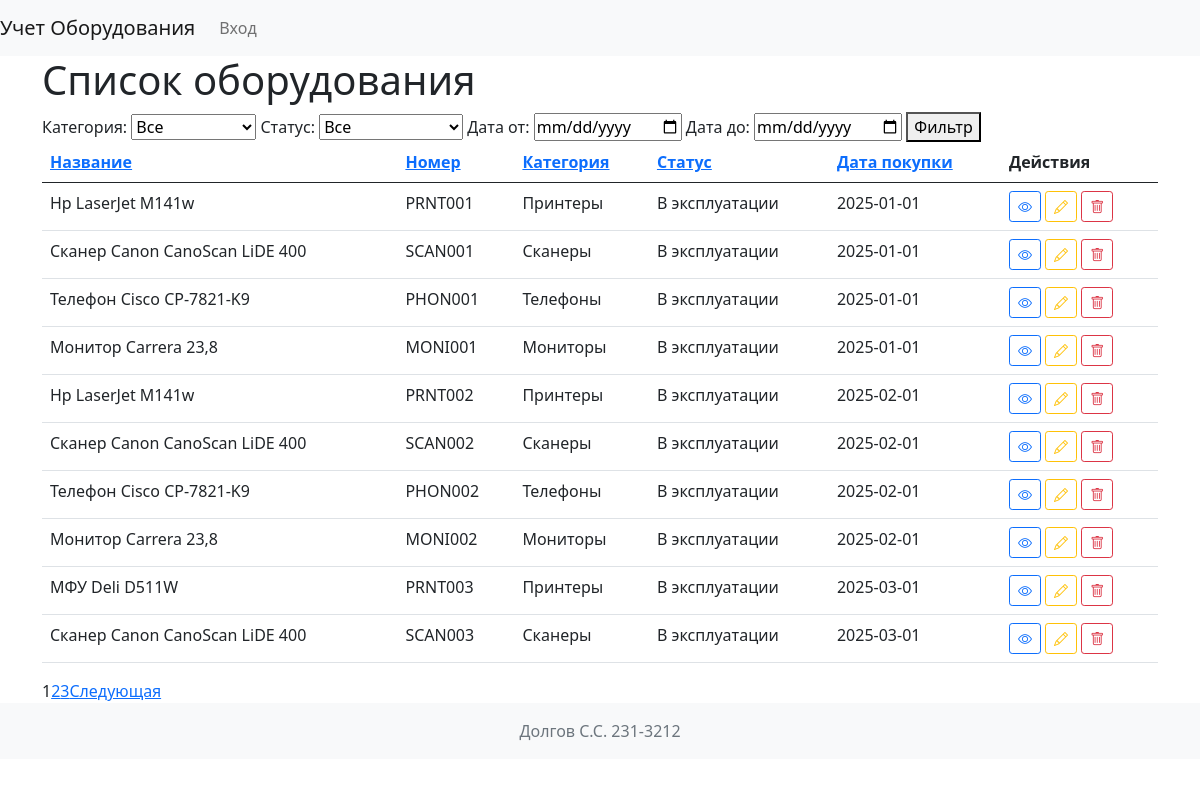
Page /?page=1&sort_by=inventory_number&sort_order=asc on the committed database.
### models.py (models this page shows, shortened)
class Equipment(db.Model):
    id = db.Column(db.Integer, primary_key=True)
    name = db.Column(db.String(255), nullable=False)
    inventory_number = db.Column(db.String(50), unique=True, nullable=False)
    category_id = db.Column(db.Integer, db.ForeignKey('category.id'), nullable=False)
    category = relationship("Category", backref="equipment")
    purchase_date = db.Column(db.Date, nullable=False)
    cost = db.Column(db.Numeric(10, 2), nullable=False)
    status = db.Column(Enum('В эксплуатации', 'На ремонте', 'Списано', name='equipment_status'), nullable=False)
    photo_id = db.Column(db.Integer, db.ForeignKey('photo.id'), nullable=True)
    photo = relationship("Photo", backref="equipment")
    created_at = db.Column(DateTime, default=datetime.utcnow)
    responsible_persons = relationship("Person", secondary="equipment_person", back_populates="equipment")

class Category(db.Model):
    id = db.Column(db.Integer, primary_key=True)
    name = db.Column(db.String(100), nullable=False)
    description = db.Column(db.Text)

### app.py (the view)
@app.route('/')
def index():
    page = request.args.get('page', 1, type=int)
    sort_by = request.args.get('sort_by', 'purchase_date', type=str)
    sort_order = request.args.get('sort_order', 'desc', type=str)  # от я до а
    category_filter = request.args.get('category', None, type=int)
    status_filter = request.args.get('status', None, type=str)
    date_from = request.args.get('date_from', None, type=str)
    date_to = request.args.get('date_to', None, type=str)
    per_page = 10
    query = Equipment.query
    if category_filter:
        query = query.filter(Equipment.category_id == category_filter)
    if status_filter:
        query = query.filter(Equipment.status == status_filter)
    if date_from:
        date_from_dt = datetime.strptime(date_from, '%Y-%m-%d')
        query = query.filter(Equipment.purchase_date >= date_from_dt)
    if date_to:
        date_to_dt = datetime.strptime(date_to, '%Y-%m-%d')
        query = query.filter(Equipment.purchase_date <= date_to_dt)
    if sort_by == 'category':
        sort_column = Equipment.category.has(name=Category.name)
    elif sort_by == 'status':
        sort_column = Equipment.status
    elif sort_by == 'purchase_date':
        sort_column = Equipment.purchase_date
    else:
        sort_column = Equipment.purchase_date
    if sort_order == 'asc':
        query = query.order_by(sort_column.asc())
    else:
        query = query.order_by(sort_column.desc())
    pagination = query.paginate(page=page, per_page=per_page, error_out=False)
    equipments = pagination.items
    categories = Category.query.all()
    statuses = ['В эксплуатации', 'На ремонте', 'Списано']
    return render_template('index.html',
                           equipments=equipments,
                           pagination=pagination,
                           categories=categories,
                           statuses=statuses,
                           sort_by=sort_by,
                           sort_order=sort_order,
                           category_filter=category_filter,
                           status_filter=status_filter,
                           date_from=date_from,
                           date_to=date_to
                           )

### templates/index.html (shortened to what this page needs)
{% extends 'base.html' %}
{% block content %}
    <h1>Список оборудования</h1>
    <form method="GET" action="/">
        <label for="category">Категория:</label>
        <select name="category" id="category">
            <option value="">Все</option>
        </select>
        <label for="status">Статус:</label>
        <select name="status" id="status">
            <option value="">Все</option>
        </select>
        <label for="date_from">Дата от:</label>
        <input type="date" name="date_from" id="date_from" value="{{ date_from }}">
        <label for="date_to">Дата до:</label>
        <input type="date" name="date_to" id="date_to" value="{{ date_to }}">
        <button type="submit">Фильтр</button>
    </form>
    <table class="table">
        <thead>
            <tr>
                <th><a href="?page={{ pagination.page }}&sort_by=name&sort_order={% if sort_by == 'name' and sort_order == 'asc' %}desc{% else %}asc{% endif %}">Название</a></th>
                <th><a href="?page={{ pagination.page }}&sort_by=inventory_number&sort_order={% if sort_by == 'inventory_number' and sort_order == 'asc' %}desc{% else %}asc{% endif %}">Номер</a></th>
                <th><a href="?page={{ pagination.page }}&sort_by=category&sort_order={% if sort_by == 'category' and sort_order == 'asc' %}desc{% else %}asc{% endif %}">Категория</a></th>
                <th><a href="?page={{ pagination.page }}&sort_by=status&sort_order={% if sort_by == 'status' and sort_order == 'asc' %}desc{% else %}asc{% endif %}">Статус</a></th>
                <th><a href="?page={{ pagination.page }}&sort_by=purchase_date&sort_order={% if sort_by == 'purchase_date' and sort_order == 'asc' %}desc{% else %}asc{% endif %}">Дата покупки</a></th>
                <th>Действия</th>
            </tr>
        </thead>
        <tbody>
            {% for equipment in equipments %}
                <tr>
                    <td>{{ equipment.name }}</td>
                    <td>{{ equipment.inventory_number }}</td>
                    <td>{{ equipment.category.name }}</td>
                    <td>{{ equipment.status }}</td>
                    <td>{{ equipment.purchase_date.strftime('%Y-%m-%d') }}</td>
                    <td>
                        <a href="{{ url_for('equipment_detail', equipment_id=equipment.id) }}" class="btn btn-outline-primary btn-sm" title="Просмотр">
                            <i class="bi bi-eye"></i>
                        </a>
                        {% if current_user.is_authenticated and current_user.role.name == 'admin' or 'tech' %}
                            <a href="{{ url_for('edit_equipment', id=equipment.id) }}" class="btn btn-outline-warning btn-sm" title="Редактировать">
                                <i class="bi bi-pencil"></i>
                            </a>
                            <button type="button" class="btn btn-outline-danger btn-sm" data-bs-toggle="modal" data-bs-target="#deleteModal{{ equipment.id }}" title="Удалить">
                                <i class="bi bi-trash"></i>
                            </button>
                        {% endif %}
                    </td>
                </tr>
            {% endfor %}
        </tbody>
    </table>
    {% if pagination.total > pagination.per_page %}
        <div class="pagination">
            {% for page_num in pagination.iter_pages(left_edge=2, right_edge=2, left_current=2, right_current=2) %}
                {% if page_num %}
                    {% if pagination.page == page_num %}
                        <span class="current">{{ page_num }}</span>
                    {% else %}
                         <a href="?page={{ page_num }}&sort_by={{ sort_by }}&sort_order={{ sort_order }}&category={{ category_filter or '' }}&status={{ status_filter or '' }}&date_from={{ date_from or '' }}&date_to={{ date_to or '' }}">{{ page_num }}</a>
                    {% endif %}
                {% else %}
                    <span class="ellipsis">…</span>
                {% endif %}
            {% endfor %}
            {% if pagination.has_next %}
                 <a href="?page={{ pagination.next_num }}&sort_by={{ sort_by }}&sort_order={{ sort_order }}&category={{ category_filter or '' }}&status={{ status_filter or '' }}&date_from={{ date_from or '' }}&date_to={{ date_to or '' }}">Следующая</a>
            {% endif %}
        </div>
    {% endif %}
{% endblock %}

### rows in the picture
Equipment: name "Hp LaserJet M141w", inventory_number "PRNT001", category.name "Принтеры", status "В эксплуатации", purchase_date "2025-01-01"
Equipment: name "Сканер Canon CanoScan LiDE 400", inventory_number "SCAN001", category.name "Сканеры", status "В эксплуатации", purchase_date "2025-01-01"
Equipment: name "Телефон Cisco CP-7821-K9", inventory_number "PHON001", category.name "Телефоны", status "В эксплуатации", purchase_date "2025-01-01"
Equipment: name "Монитор Carrera 23,8", inventory_number "MONI001", category.name "Мониторы", status "В эксплуатации", purchase_date "2025-01-01"
Equipment: name "Hp LaserJet M141w", inventory_number "PRNT002", category.name "Принтеры", status "В эксплуатации", purchase_date "2025-02-01"
Equipment: name "Сканер Canon CanoScan LiDE 400", inventory_number "SCAN002", category.name "Сканеры", status "В эксплуатации", purchase_date "2025-02-01"
Equipment: name "Телефон Cisco CP-7821-K9", inventory_number "PHON002", category.name "Телефоны", status "В эксплуатации", purchase_date "2025-02-01"
Equipment: name "Монитор Carrera 23,8", inventory_number "MONI002", category.name "Мониторы", status "В эксплуатации", purchase_date "2025-02-01"
Equipment: name "МФУ Deli D511W", inventory_number "PRNT003", category.name "Принтеры", status "В эксплуатации", purchase_date "2025-03-01"
Equipment: name "Сканер Canon CanoScan LiDE 400", inventory_number "SCAN003", category.name "Сканеры", status "В эксплуатации", purchase_date "2025-03-01"

### other values in the picture
{{ page_num }} "1"
{{ page_num }} "2" "3"
